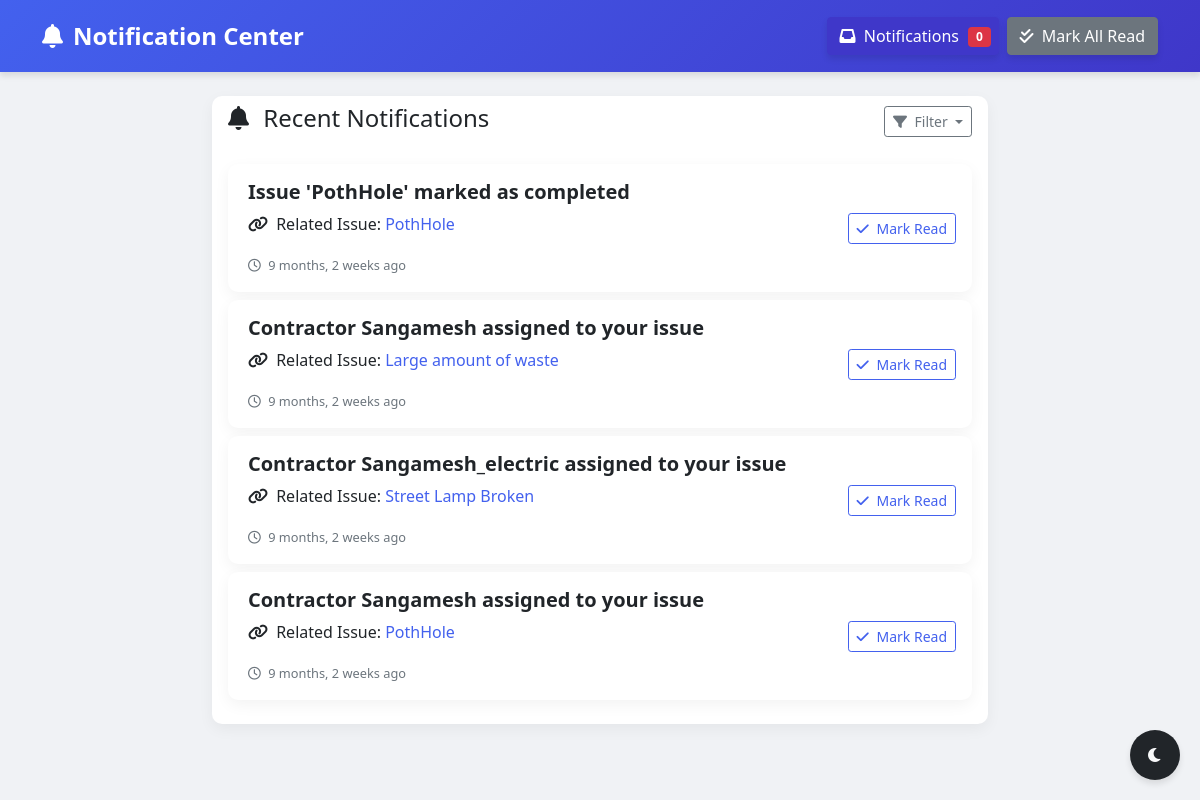
The app's page /notifications/ (signed in), older data.
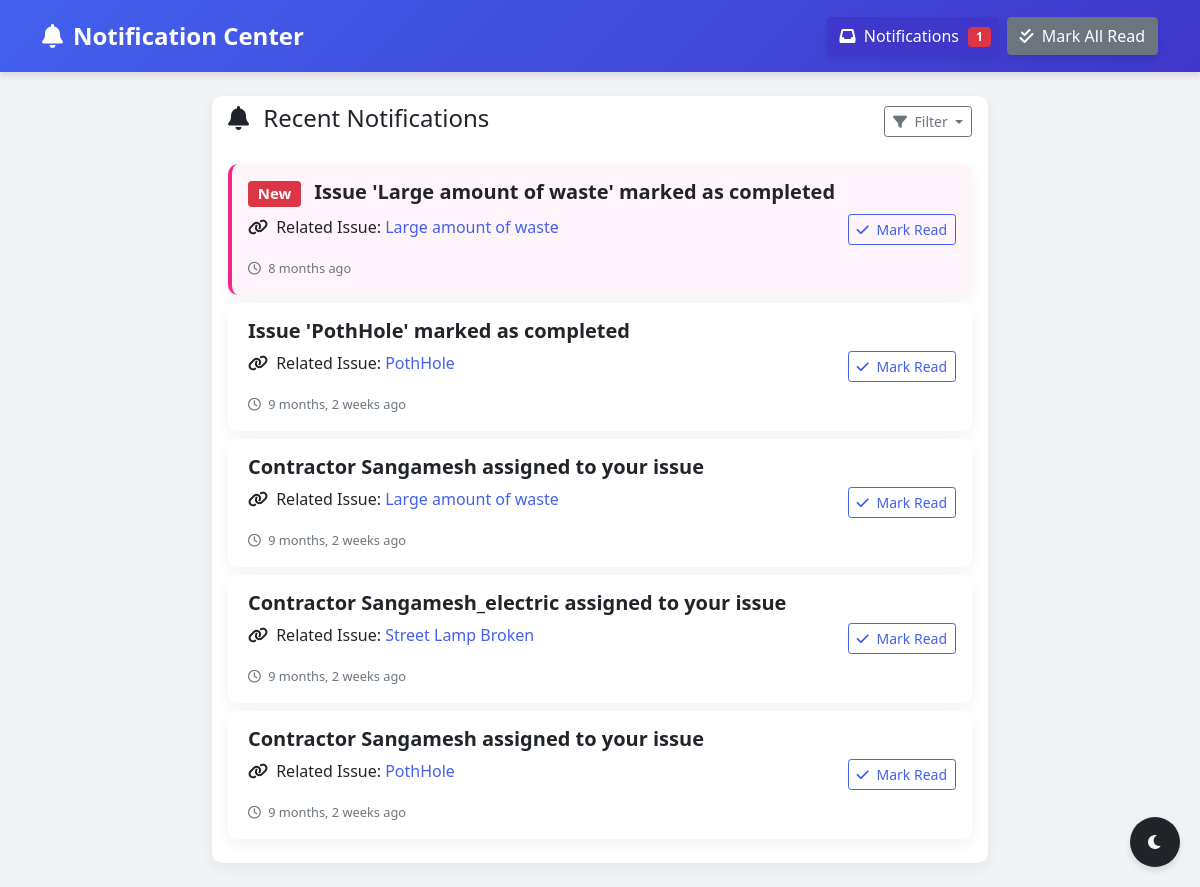
The same page, newer data.
### issues/models.py (models this page shows, shortened)
class Notification(models.Model):
    user = models.ForeignKey(User, on_delete=models.CASCADE, related_name='notifications')
    message = models.CharField(max_length=255)
    related_issue = models.ForeignKey(Issue, on_delete=models.SET_NULL, null=True, blank=True)
    is_read = models.BooleanField(default=False)
    created_at = models.DateTimeField(auto_now_add=True)
    class Meta:
        ordering = ['-created_at']

class Issue(models.Model):
    STATUS_CHOICES = [
        ('new', 'New'),
        ('pending', 'Pending'),
        ('in_progress', 'In Progress'),
        ('completed', 'Completed')
    ]
    title = models.CharField(max_length=255)
    description = models.TextField()
    location = models.TextField()
    latitude = models.FloatField(null=True, blank=True)
    longitude = models.FloatField(null=True, blank=True)
    address = models.CharField(max_length=512, null=True, blank=True)
    status = models.CharField(max_length=50, choices=STATUS_CHOICES, default='new')
    upvotes_count = models.PositiveIntegerField(default=0)
    reported_by = models.ForeignKey(User, on_delete=models.CASCADE, related_name='reported_issues')
    contractor = models.ForeignKey('contractor.Contractor', null=True, blank=True, on_delete=models.SET_NULL, related_name='assigned_issues')
    government_authority = models.ForeignKey('authorities.Authority', on_delete=models.CASCADE, related_name='jurisdiction_issues')
    created_at = models.DateTimeField(auto_now_add=True)
    updated_at = models.DateTimeField(auto_now=True)
    completed_at = models.DateTimeField(null=True, blank=True)

### public/views.py (the view)
# urls.py: path('notifications/', view_notifications, name='view_notifications'),
@login_required
def view_notifications(request):
    notifications = request.user.notifications.all().order_by('-created_at')
    return render(request, 'notifications.html', {
        'notifications': notifications,
        'unread_count': request.user.notifications.filter(is_read=False).count()
    })

### issues/context_processors.py (called while the page is built)
def issue_utils(request):
    from issues.models import UserRating
    def has_been_rated_by(issue, user):
        if not user.is_authenticated:
            return False
        return UserRating.objects.filter(issue=issue, user=user).exists()
    return {
        'has_been_rated_by': has_been_rated_by
    }

### templates/notifications.html (shortened to what this page needs)
<!DOCTYPE html>
<html lang="en">
<head>
    <link href="https://cdn.jsdelivr.net/npm/bootstrap@5.1.3/dist/css/bootstrap.min.css" rel="stylesheet">
    <link rel="stylesheet" href="https://cdnjs.cloudflare.com/ajax/libs/font-awesome/6.0.0/css/all.min.css">
</head>
<body class="has-notifications">
    <nav class="navbar navbar-expand-lg navbar-dark">
        <div class="container">
            <a class="navbar-brand" href="#">
                <i class="fas fa-bell"></i>
                Notification Center
            </a>
            <div class="d-flex align-items-center">
                <a href="{% url 'view_notifications' %}" class="btn btn-primary mx-2">
                    <i class="fas fa-inbox me-1"></i> Notifications
                    <span class="badge bg-danger notification-badge">
                        {{ unread_count }}
                    </span>
                </a>
                <a href="{% url 'mark_all_notifications_read' %}" class="btn btn-secondary">
                    <i class="fas fa-check-double me-1"></i> Mark All Read
                </a>
            </div>
        </div>
    </nav>
    <div class="container mt-4">
        <div class="card mb-4">
            <div class="card-header bg-transparent border-0 d-flex justify-content-between align-items-center">
                <h4><i class="fas fa-bell me-2"></i> Recent Notifications</h4>
                <div class="dropdown">
                    <button class="btn btn-sm btn-outline-secondary dropdown-toggle" type="button" id="filterDropdown" data-bs-toggle="dropdown" aria-expanded="false">
                        <i class="fas fa-filter me-1"></i> Filter
                    </button>
                </div>
            </div>
            <div class="card-body">
                {% for notification in notifications %}
                <div class="card notification-card mb-2 {% if not notification.is_read %}unread{% endif %}">
                    <div class="card-body">
                        <div class="d-flex justify-content-between align-items-center">
                            <div>
                                <h5 class="card-title">
                                    {% if not notification.is_read %}
                                    <span class="badge bg-danger me-2">New</span>
                                    {% endif %}
                                    {{ notification.message }}
                                </h5>
                                {% if notification.related_issue %}
                                <p class="card-text">
                                    <i class="fas fa-link me-1"></i> Related Issue:
                                    <a href="{% url 'issue_detail' notification.related_issue.id %}">
                                        {{ notification.related_issue.title }}
                                    </a>
                                </p>
                                {% endif %}
                                <small class="text-muted">
                                    <i class="far fa-clock me-1"></i> {{ notification.created_at|timesince }} ago
                                </small>
                            </div>
                            <a href="{% url 'mark_notification_read' notification.id %}"
                                class="btn btn-sm btn-mark-read">
                                <i class="fas fa-check me-1"></i> Mark Read
                            </a>
                        </div>
                    </div>
                </div>
                {% empty %}
                <div class="alert alert-info">
                    <i class="fas fa-info-circle"></i> No notifications found
                </div>
                {% endfor %}
            </div>
        </div>
    </div>
    <button class="dark-mode-toggle" id="darkModeToggle">
        <i class="fas fa-moon"></i>
    </button>
</body>
</html>

Row changes from the older to the newer data that the page shows:
added Notification: is_read "New", message "Issue 'Large amount of waste' marked as completed", related_issue "Large amount of waste", created_at "8 months"
Text that changed along with them:
{{ unread_count }}: "0" → "1"
